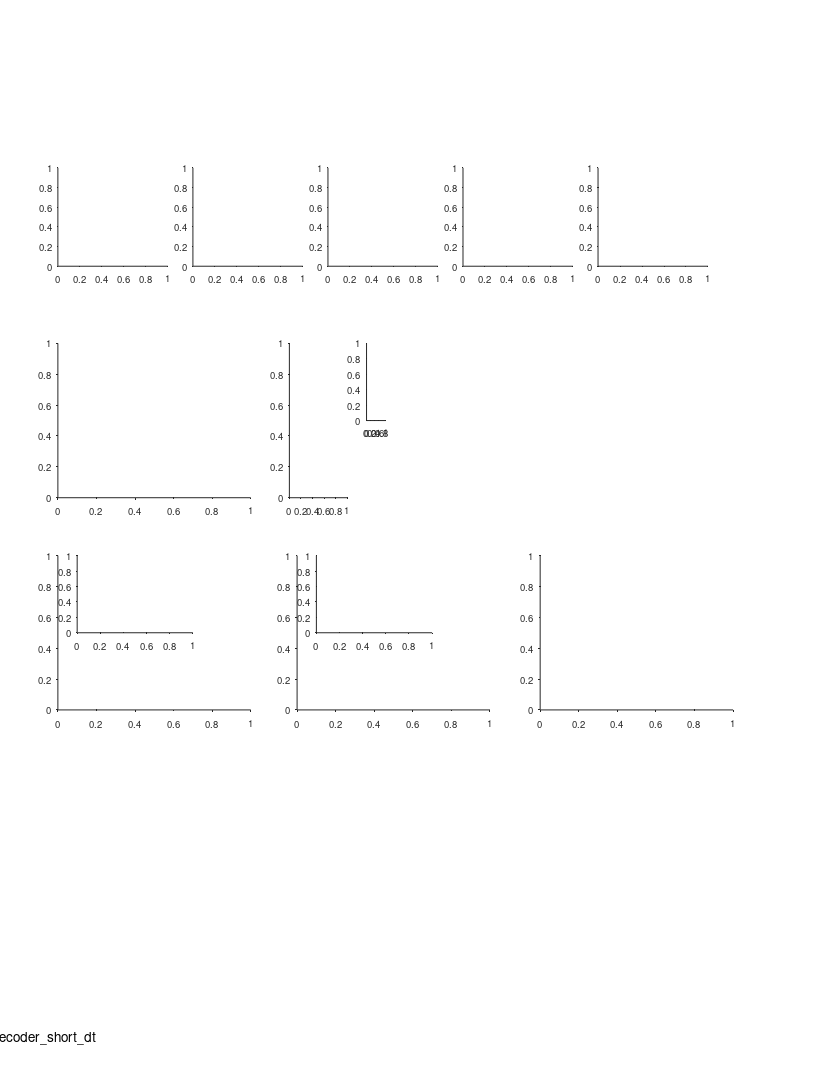

Here is the MATLAB script that generated this plot: (Note: this script raises an error after producing the figure.)
%% Large Scale - Fig. S9 - decoder with shorter dt (200ms)

%%
clear 
clc

%% define output files
res_dir = 'L:\paper_figures';
mkdir(res_dir)
fig_name_str = 'Fig_S9_decoder_short_dt';
fig_caption_str = 'Theoretical analysis with shorter integration window (dt)';
log_name_str = [fig_name_str '_log_file' '.txt'];
log_name_str = strrep(log_name_str , ':', '-');
log_name_str = strrep(log_name_str , ' ', '_');
log_name_out = fullfile(res_dir, log_name_str);

%% open log file
diary off
diary(log_name_out)
diary on
disp('Log file');
disp(['created: ', datestr(clock)]);
disp('======================================================');
disp([fig_name_str ':' fig_caption_str]);
disp('======================================================');
disp('');

%% create figure
% =========================================================================
% figure_size_cm = [21.0 29.7]; % ~A4
figure_size_cm = [21.6 27.9]; % ~US letter
figure ;
% Some WYSIWYG options:
set(gcf,'DefaultAxesFontSize',7);
set(gcf,'DefaultAxesFontName','helvetica');
set(gcf,'DefaultAxesUnits','centimeters');
set(gcf,'PaperType','usletter')
% set(gcf,'PaperType','<custom>');
set(gcf,'PaperUnits','centimeters','PaperPosition',[0 0 figure_size_cm]);
set(gcf,'PaperOrientation','portrait');
set(gcf,'Units','centimeters','Position',get(gcf,'paperPosition')+[0 0 0 0]); % position on screen...
set(gcf, 'Renderer', 'painters');
set(groot, 'defaultAxesTickDir', 'out');
set(groot,  'defaultAxesTickDirMode', 'manual');
annotation('textbox', [0.5 1 0 0], 'String',fig_name_str, 'HorizontalAlignment','center','Interpreter','none', 'FitBoxToText','on');
pause(0.2); % workaround to solve matlab automatically changing the axes positions...

% create panels
panel_A_size = [3 3].*[0.95 0.85];
panel_A(1) = axes('position', [ 1.5 21 panel_A_size]);
panel_A(2) = axes('position', [ 5.0 21 panel_A_size]);
panel_A(3) = axes('position', [ 8.5 21 panel_A_size]);
panel_A(4) = axes('position', [12.0 21 panel_A_size]);
panel_A(5) = axes('position', [15.5 21 panel_A_size]);
panel_B(1)   = axes('position', [ 1.5 15 5 4]);
panel_B(2)   = axes('position', [ 7.5 15 1.5 4]);
panel_C(1,1) = axes('position', [ 1.5  9.5  5 4]);
panel_C(1,2) = axes('position', [ 2   11.5  3 2]);
panel_D(1,1) = axes('position', [ 7.7    9.5  5 4]);
panel_D(1,2) = axes('position', [ 8.2 11.5  3 2]);
panel_E(1)   = axes('position', [14    9.5  5 4]);
panel_legend = axes('position', [9.5 17 0.5 2]);

%% arrange data
dt = 0.2;
paper_fig_4_arrange_data;
rng(0);
exampleL = 200*100; % 200*cm
[f] = MultiscalePlace_GenerateTuning_AllModels(exampleL);
pos = 1:ds:exampleL;
pos = pos / 100; % back to meter

%% legend panel
axes(panel_legend);
cla
hold on
plot([0 1], 5*[1 1], 'Color',clr(1,:),'LineWidth',2) ; hold on ; 
plot([0 1], 4*[1 1], 'Color',clr(3,:),'LineWidth',2) ; hold on ; 
plot([0 1], 3*[1 1], 'Color',clr(2,:),'LineWidth',2) ; hold on ; 
plot([0 1], 2*[1 1], 'Color',clr(6,:),'LineWidth',2) ; hold on ; 
plot([0 1], 1*[1 1], 'Color',clr(7,:),'LineWidth',2) ; hold on ; 
text(1.2,5,'1: Single small fields', 'FontSize', 10);
text(1.2,4,'2: Single large fields', 'FontSize', 10);
text(1.2,3,'3: multiple small fields (Rich et al. 2014)', 'FontSize', 10);
text(1.2,2,'4: multi-scale (population)', 'FontSize', 10);
text(1.2,1,'5: multi-scale (single-cell)', 'FontSize', 10);
axis off
xlim([0 1])
ylim([1 5])

%% panel A - different encoding schemes
maps=[];
maps(1,:,:) = f.fA(:,1:10);
maps(1,:,[7 4 9 10]) = f.fA(:,[4 7 11 12]);
maps(2,:,:) = f.fB(:,1:10);
maps(2,:,[3 9]) = f.fB(:,[14 12]);
[~,IX] = sort(sum(f.fI,1));
maps(3,:,:) = f.fI(:,IX(50:100:950));
maps(4,:,:) = f.fF(:,950:-100:50);
maps(5,:,:) = f.fG(:,1:10);
for ii_scnr = 1:5
    axes(panel_A(ii_scnr));
    cla
    hold on
    imagesc(pos,1:10,squeeze(maps(ii_scnr,:,:))');
    cmap = gray();
    cmap = flip(cmap);
    colormap(cmap)
    xlim([0 200])
    ylim([0.5 10.5])
    xlabel('Position (m)', 'Units','normalized','Position',[0.5 -0.15]);
    h = gca;
    h.YTick = [1 5 10];
    h.XRuler.TickLabelGapOffset = -1;
    h.XRuler.TickLength = [0.03 0.03];
    title("Scheme "+ii_scnr);
end
axes(panel_A(1));
text(-0.3,1.1, 'A', 'Units','normalized','FontWeight','bold');
ylabel('Example neuron #','Units','normalized','Position',[-0.2 0.5]);

%% panel B - minimum N required for error < 1 m
axes(panel_B(1));
cla
hold on
text(-0.2,1.1, 'B', 'Units','normalized','FontWeight','bold');
text(0.5,1.1, {'Minimal no. of neurons';'required for decoding'}, 'Units','normalized','FontWeight','bold','HorizontalAlignment','center','FontSize',9);

jerr = find(ismember(errs, [2]));
plot(L/100,NerrMLA(:,jerr),'Color',clr(1,:),'LineWidth',2) ; hold on ; 
plot(L/100,NerrMLB(:,jerr),'Color',clr(3,:),'LineWidth',2) ; hold on ; 
plot(L/100,NerrMLI(:,jerr),'Color',clr(2,:),'LineWidth',2) ; hold on ;
plot(L/100,NerrMLF(:,jerr),'Color',clr(6,:),'LineWidth',2) ; hold on ; 
plot(L/100,NerrMLG(:,jerr),'Color',clr(7,:),'LineWidth',2) ; hold on ;
xlim([20 1000]) ;
ylim([10 250]) ;
xlabel('Environment size (m)', 'Units','normalized','Position',[0.5 -0.11]);
ylabel(['min N required for error < ' num2str(errs(jerr)) 'm'], 'Units','normalized','Position',[ -0.15 0.5]);
h = gca;
h.XRuler.TickLabelGapOffset = -1;
h.XRuler.TickLength = [0.02 0.02];
h.XTick = [20 200 400 600 800 1000];
% h.XScale = 'log';
% h.YScale = 'log';

%% panel B - bar plot of slopes
x = 1:5;
y = [
    lmNerrMLA{jerr}.Coefficients.Estimate(2)
    lmNerrMLB{jerr}.Coefficients.Estimate(2)
    lmNerrMLI{jerr}.Coefficients.Estimate(2)
    lmNerrMLF{jerr}.Coefficients.Estimate(2)
    lmNerrMLG{jerr}.Coefficients.Estimate(2)]';
err = [
    lmNerrMLA{jerr}.coefCI
    lmNerrMLB{jerr}.coefCI
    lmNerrMLI{jerr}.coefCI
    lmNerrMLF{jerr}.coefCI
    lmNerrMLG{jerr}.coefCI];
err  = err(2:2:end,:)';
err = err - y;

axes(panel_B(2));
cla
hold on
hb=bar(x,y);
hb.FaceColor = 'flat';
hb.CData = [clr(1,:);clr(3,:);clr(2,:);clr(6,:);clr(7,:)];
he=errorbar(x,y,err(1,:));
he.CapSize = 2;
he.LineStyle = 'none';
he.Color = 'k';
xlim([0 6]);
ylim([0 1.7]);
h=gca;
h.XTick = [];
h.YTick = [0 1.7];
ylabel('Slope (N per meter)', 'Units','normalized','Position',[-0.11 0.5]);

%% panel C - mean decoding error
jN_options = find(ismember(N, [50]));
ylimits_options = [0 20; 0 10];
for ii_N = 1:length(jN_options)
    jN = jN_options(ii_N);
    
    axes(panel_C(ii_N,1));
    cla
    hold on
    plot(L/100,meMLA(jN,:)*ds/100,'Color',clr(1,:),'LineWidth',2) ; hold on ; 
    plot(L/100,meMLB(jN,:)*ds/100,'Color',clr(3,:),'LineWidth',2) ; hold on ; 
    plot(L/100,meMLI(jN,:)*ds/100,'Color',clr(2,:),'LineWidth',2) ; hold on ; 
    plot(L/100,meMLF(jN,:)*ds/100,'Color',clr(6,:),'LineWidth',2) ; hold on ; 
    plot(L/100,meMLG(jN,:)*ds/100,'Color',clr(7,:),'LineWidth',2) ; hold on ; 
    xlim([20 1000]) ;
    xlabel('Environment size (m)', 'Units','normalized','Position',[0.5 -0.11]);
    ylabel('Mean decoding error (m)', 'Units','normalized','Position',[ -0.15 0.5]);
    h = gca;
    h.XScale = 'log';
%     h.YScale = 'log';
    h.XTick = [20 100 1000];
    h.XTickLabel = {'20';'100';'1000'};
    h.XRuler.TickLabelGapOffset = -1;
    h.XRuler.TickLength = [0.03 0.03];
%     text(0.95,1, sprintf('N = %d',N(jN)), 'Units','normalized','FontWeight','normal', 'HorizontalAlignment','right','FontSize',10);
    if ii_N == 1
        text(-0.2,1.1, 'C', 'Units','normalized','FontWeight','bold');
        text(0.5,1.1, 'Mean decoding errors', 'Units','normalized','FontWeight','bold','HorizontalAlignment','center','FontSize',9);
    end

    % zoom-in inset
    axes(panel_C(ii_N,2));
    cla
    hold on
    plot(L/100,meMLA(jN,:)*ds/100,'Color',clr(1,:),'LineWidth',2) ; hold on ; 
    plot(L/100,meMLB(jN,:)*ds/100,'Color',clr(3,:),'LineWidth',2) ; hold on ; 
    plot(L/100,meMLI(jN,:)*ds/100,'Color',clr(2,:),'LineWidth',2) ; hold on ; 
    plot(L/100,meMLF(jN,:)*ds/100,'Color',clr(6,:),'LineWidth',2) ; hold on ; 
    plot(L/100,meMLG(jN,:)*ds/100,'Color',clr(7,:),'LineWidth',2) ; hold on ; 
    xlim([20 1000]) ;
    ylim(ylimits_options(ii_N,:))
    h = gca;
    h.XScale = 'log';
%     h.YScale = 'log';
    h.XTick = [20 100 1000];
    h.XTickLabel = {'20';'100';'1000'};
    h.XRuler.TickLabelGapOffset = -1;
    h.XRuler.TickLength = [0.03 0.03];
end

%% panel D - 99th prc error
jprc = find(ismember(prc, [99]));
jN_options = find(ismember(N, [50]));
ylimits_options = [0 20; 0 10];
for ii_N = 1:length(jN_options)
    jN = jN_options(ii_N);
    
    axes(panel_D(ii_N,1));
    cla
    hold on
    plot(L/100,peMLA(jN,:,jprc)*ds/100,'Color',clr(1,:),'LineWidth',2) ; hold on ; 
    plot(L/100,peMLB(jN,:,jprc)*ds/100,'Color',clr(3,:),'LineWidth',2) ; hold on ; 
    plot(L/100,peMLI(jN,:,jprc)*ds/100,'Color',clr(2,:),'LineWidth',2) ; hold on ; 
    plot(L/100,peMLF(jN,:,jprc)*ds/100,'Color',clr(6,:),'LineWidth',2) ; hold on ; 
    plot(L/100,peMLG(jN,:,jprc)*ds/100,'Color',clr(7,:),'LineWidth',2) ; hold on ; 
%     ylim([0.1 2000]) ;
    xlim([20 1000]) ;
    xlabel('Environment size (m)', 'Units','normalized','Position',[0.5 -0.11]);
    ylabel([num2str(prc(jprc)) '% decoder error (m)'], 'Units','normalized','Position',[ -0.12 0.5]);
    h = gca;
    h.XScale = 'log';
%     h.YScale = 'log';
    h.XTick = [20 100 1000];
    h.XTickLabel = {'20';'100';'1000'};
    h.YRuler.TickLabelGapOffset = 2;
    h.XRuler.TickLabelGapOffset = -1;
    h.XRuler.TickLength = [0.03 0.03];
%     text(0.95,1, sprintf('N = %d',N(jN)), 'Units','normalized','FontWeight','normal', 'HorizontalAlignment','right','FontSize',10);
    if ii_N == 1
        text(-0.19,1.1, 'D', 'Units','normalized','FontWeight','bold');
        text(0.5,1.1, 'Catastrophic errors (size)', 'Units','normalized','FontWeight','bold','HorizontalAlignment','center','FontSize',9);
    end
    
    % zoom-in inset
    axes(panel_D(ii_N,2));
    cla
    hold on
    plot(L/100,peMLA(jN,:,jprc)*ds/100,'Color',clr(1,:),'LineWidth',2) ; hold on ; 
    plot(L/100,peMLB(jN,:,jprc)*ds/100,'Color',clr(3,:),'LineWidth',2) ; hold on ; 
    plot(L/100,peMLI(jN,:,jprc)*ds/100,'Color',clr(2,:),'LineWidth',2) ; hold on ; 
    plot(L/100,peMLF(jN,:,jprc)*ds/100,'Color',clr(6,:),'LineWidth',2) ; hold on ; 
    plot(L/100,peMLG(jN,:,jprc)*ds/100,'Color',clr(7,:),'LineWidth',2) ; hold on ; 
%     ylim([0.1 2000]) ;
    xlim([100 1000]) ;
    h = gca;
    h.XScale = 'log';
    h.YScale = 'log';
    h.XTick = [100 1000];
    h.XTickLabel = {'100';'1000'};
    h.YTick = [1 100];
    h.YTickLabel = {'1';'100'};
    h.YRuler.TickLabelGapOffset = -0.1;
    h.XRuler.TickLabelGapOffset = -1;
    h.XRuler.TickLength = [0.03 0.03];
end

%% panel E - 99th prc error
jprc = find(ismember(prc, [99]));
jN_options = find(ismember(N, [50]));
ylimits_options = [2e-4 1; 2e-7 1];
for ii_N = 1:length(jN_options)
    jN = jN_options(ii_N);
    
    axes(panel_E(ii_N));
    cla
    hold on

    plot(L/100,pleMLA(jN,:)+(2e6)^(-1),'Color',clr(1,:),'LineWidth',2) ; hold on ; 
    plot(L/100,pleMLB(jN,:)+(2e6)^(-1),'Color',clr(3,:),'LineWidth',2) ; hold on ; 
    plot(L/100,pleMLI(jN,:)+(2e6)^(-1),'Color',clr(2,:),'LineWidth',2) ; hold on ; 
    plot(L/100,pleMLF(jN,:)+(2e6)^(-1),'Color',clr(6,:),'LineWidth',2) ; hold on ; 
    plot(L/100,pleMLG(jN,:)+(2e6)^(-1),'Color',clr(7,:),'LineWidth',2) ; hold on ; 
    xlim([20 1000]) ;
    ylim(ylimits_options(ii_N,:))
    xlabel('Environment size (m)', 'Units','normalized','Position',[0.5 -0.11]);
    ylabel('P(err>5% of environment size)', 'Units','normalized','Position',[ -0.12 0.5]);
%     text(0.95,1.03, sprintf('N = %d',N(jN)), 'Units','normalized','FontWeight','normal', 'HorizontalAlignment','right','FontSize',10);
    h = gca;
    h.XScale = 'log';
    h.YScale = 'log';
    h.XTick = [20 100 1000];
    h.XTickLabel = {'20';'100';'1000'};
    h.YRuler.TickLabelGapOffset = -0.1;
    h.XRuler.TickLabelGapOffset = -1;
    h.XRuler.TickLength = [0.03 0.03];
    if ii_N == 1
        text(-0.19,1.1, 'E', 'Units','normalized','FontWeight','bold');
        text(0.5,1.1, 'Catastrophic errors (probability)', 'Units','normalized','FontWeight','bold','HorizontalAlignment','center','FontSize',9);
    end
end


%% print/save the figure
fig_name_out = fullfile(res_dir, [fig_name_str '_dt_' strrep(num2str(dt),'.','_')]);
print(gcf, fig_name_out, '-dpdf', '-cmyk', '-painters');
% print(gcf, fig_name_out, '-dtiff', '-cmyk', '-painters');
% saveas(gcf , fig_name_out, 'fig');
disp('figure was successfully saved to pdf/tiff/fig formats');

